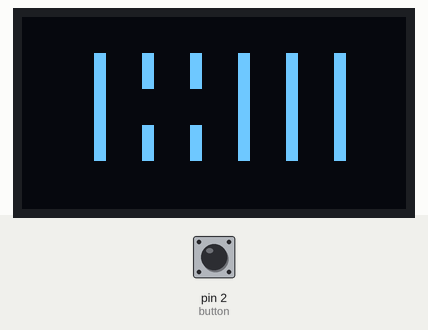
Simulated run of this program. Board: MicroPython board. On the bench: 128×64 one-colour display. Inputs (shaded band) come from the test bench; at power-on: pin 2 (button) HIGH. WiFi joins after 1.5 s; random numbers come from a fixed seed; library files of the repository ran but are not shown: ssd1306.py; what the program prints to the serial console is not drawn.

Above: at 0.2 s.
At 0.9 s:
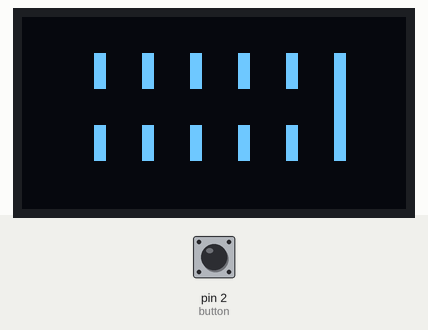
At 1.5 s:
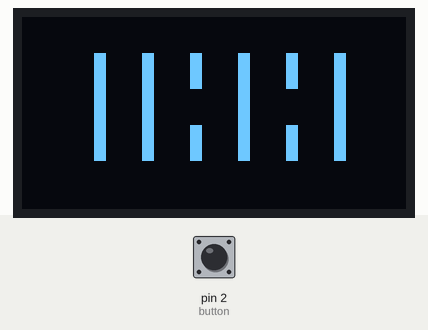
At 2.2 s:
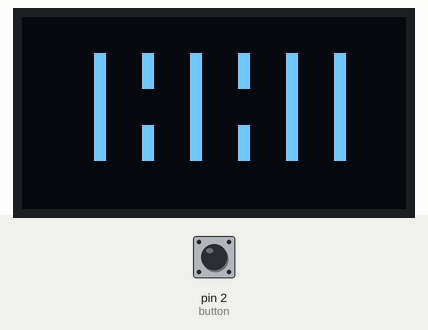
At 3.3 s:
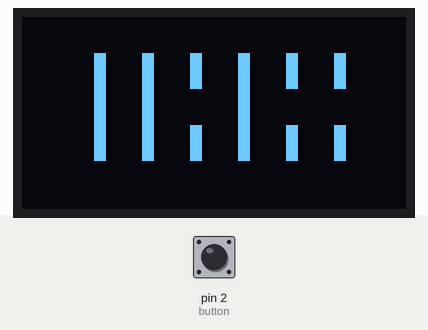
At 4.7 s:
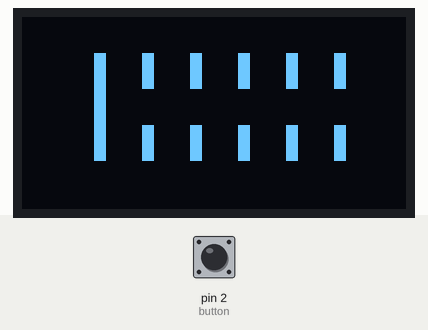

Measured:
- what the display in image 1 shows lasts 0.6 s, from 0.8 s to 1.4 s
- what the display in image 2 shows lasts 0.7 s, from 1.4 s to 2.1 s
- what the display in image 3 shows lasts 0.6 s, from 2.1 s to 2.7 s

The program:

divination.py
```python
from machine import  Pin, I2C
from ssd1306 import SSD1306_I2C
import  random
import time

i2c = I2C(1)
screen = SSD1306_I2C(128, 64, i2c)
screen.poweron()

button  = Pin(2, Pin.IN)

def yin(idx):
    x = idx * 16 + 24
    screen.fill_rect(x, 12, 4, 12, 1)
    screen.fill_rect(x, 24, 4, 12, 0)
    screen.fill_rect(x, 36, 4, 12, 1)
    screen.show()

def yang(idx):
    x = idx * 16 +24
    screen.fill_rect(x, 12, 4, 36, 1)
    screen.show()

def roll(idx, num):
    if num % 2:
        yang(idx)
    else:
        yin(idx)


for i in range(8):
    for idx in range(6):
        if random.randint(1, 64)%2:
            yin(idx)
        else:
            yang(idx)
    time.sleep(0.5)
screen.fill(0)
screen.show()


import requests
import network

wlan = network.WLAN(network.STA_IF)  # 创建WLAN对象并设置为station模式
wlan.active(True)  # 激活网络接口
ssid = 'stemstaroffice'
password = 'ilovestem'
wlan.connect(ssid, password)
while not wlan.isconnected():
    pass

print('赛博算命启动成功，请集中精力，默想所占之事, 点击按钮起爻六次：')

res = []
for idx in range(6):
    while not button.value():
        pass
    while button.value():
        pass
    current = 63 + random.randint(0, 1)
    res.append(current%2)
    for i in range(current):
        roll(idx, i)
        time.sleep(0.001)


print(f'卦象为：'+'、'.join(['阴' if r==1 else '阳' for r in res]))
res = ['yin' if r==1 else 'yang' for r in res]

def divination(res):
    url = "https://api.deepseek.com/v1/chat/completions"

    headers = {
        "Authorization": "Bearer sk-9c7380369ed8496490c93942cfcdf2ad",
        "Content-Type": "application/json"
    }

    payload = {
        "model": "deepseek-chat",
        "messages": [
            {"role": "user", "content": 'Help me interpret the hexagrams according to the original principles of Yijing. \
               and reply in Chinese within 200~300 characters.No MarkDown!' + str(res) }
        ]
    }

    response = requests.post(url, json=payload, headers=headers)
    return response.json()['choices'][0]['message']['content']

print('正在为您解卦，请耐心等候...')


result = divination(res)
print('\n\n')
for c in result:
    print(c, end='')
    time.sleep(0.04)
```
